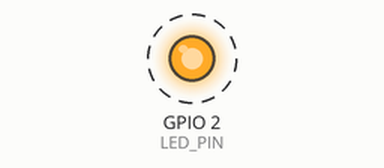
This sketch was run on a simulated ESP32. Parts: output pins drawn as LEDs (lit = HIGH). Dashed ring = blinking.

Above: at 0.2 s.
Timing chart, 0 to 3.0 s (numbered marks = the images above):
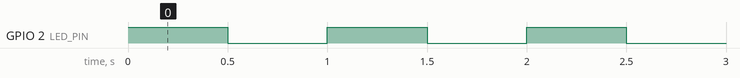

The sketch:

blink.ino
```cpp
// 包含 ESP32 的相關庫
#include <Arduino.h>

// 定義 LED 的腳位
#define LED_PIN 2

void setup() {
  // 將 LED_PIN 設定為輸出
  pinMode(LED_PIN, OUTPUT);
}

void loop() {
  // 將 LED_PIN 設定為高電位（亮燈）
  digitalWrite(LED_PIN, HIGH);
  // 延遲一段時間（例如500毫秒）
  delay(500);
  // 將 LED_PIN 設定為低電位（熄滅）
  digitalWrite(LED_PIN, LOW);
  // 再次延遲一段時間
  delay(500);
}
```

Measured:
- by itself, GPIO 2 (LED_PIN): alternates HIGH for 0.50 s and LOW for 0.50 s
